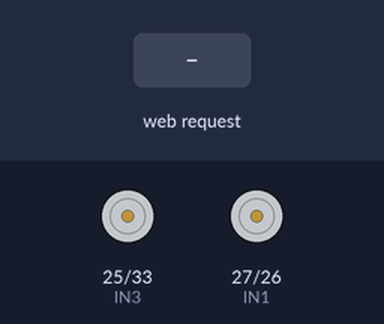
Recording of a sketch running on a simulated ESP32. Parts: motor-driver pin pairs drawn as motors (green arrow = first pin HIGH = forward, orange = second pin HIGH = backward, longer = more drive). The test bench sets the inputs (shaded band). WiFi joins after 1.5 s; servers stay silent unless stated; what the sketch prints to the serial monitor is not drawn.

Above: at 2.7 s.
2.8 s: HTTP request GET /backward received
At 3.7 s:
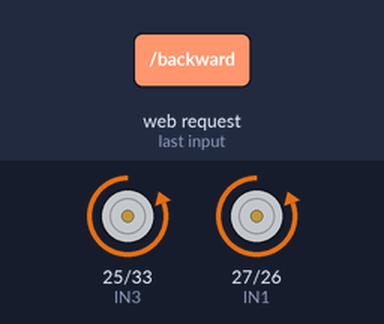
4.3 s: HTTP request GET /left received
At 4.9 s:
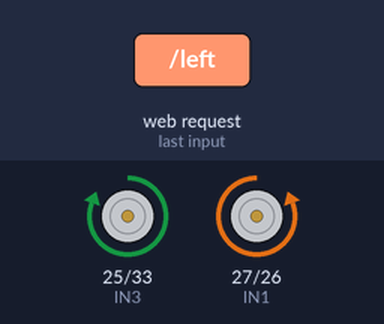
5.8 s: HTTP request GET /right received
At 7.2 s:
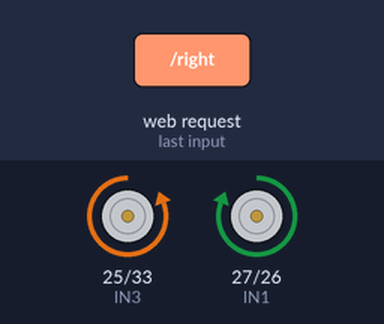
Timing chart, 0 to 8.8 s (numbered marks = the images above; inputs shaded):
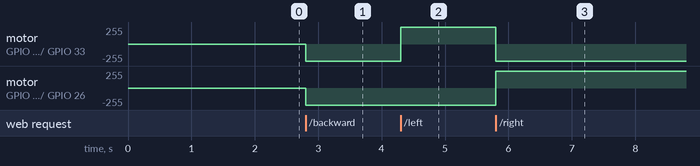

The sketch:

main.ino
```cpp
#include <WiFi.h>
#include <WebServer.h>

const char* ssid = "YOUR_HOTSPOT_NAME";
const char* password = "YOUR_PASSWORD";

WebServer server(80);

// Motor pins
#define IN1 27
#define IN2 26
#define IN3 25
#define IN4 33

bool b = false;
bool l = false;
bool r = false;

void stopMotor() {
  digitalWrite(IN1, LOW);
  digitalWrite(IN2, LOW);
  digitalWrite(IN3, LOW);
  digitalWrite(IN4, LOW);
}

void forward() {
  digitalWrite(IN1, HIGH);
  digitalWrite(IN2, LOW);
  digitalWrite(IN3, HIGH);
  digitalWrite(IN4, LOW);
}

void backward() {
  digitalWrite(IN1, LOW);
  digitalWrite(IN2, HIGH);
  digitalWrite(IN3, LOW);
  digitalWrite(IN4, HIGH);
}

void left() {
  digitalWrite(IN1, LOW);
  digitalWrite(IN2, HIGH);
  digitalWrite(IN3, HIGH);
  digitalWrite(IN4, LOW);
}

void right() {
  digitalWrite(IN1, HIGH);
  digitalWrite(IN2, LOW);
  digitalWrite(IN3, LOW);
  digitalWrite(IN4, HIGH);
}

// Web routes
void handleRoot() {
  server.send(200, "text/html", R"rawliteral(
<!DOCTYPE html>
<html>
<head>
<title>Robot Car</title>
<style>
body { width:100vw; height:100vh; }
button { width:100%; height:30%; margin:10px; font-size:20px; }
</style>
</head>
<body>
<h2>ESP32 Robot Control</h2>

<button onclick="fetch('/left')">Left</button><br>
<button onclick="fetch('/backward')">Backward</button><br>
<button onclick="fetch('/right')">Right</button><br>

</body>
</html>
)rawliteral");
}

void setup() {
  Serial.begin(115200);

  pinMode(IN1, OUTPUT);
  pinMode(IN2, OUTPUT);
  pinMode(IN3, OUTPUT);
  pinMode(IN4, OUTPUT);

  stopMotor();

  WiFi.begin(ssid, password);
  Serial.print("Connecting");

  while (WiFi.status() != WL_CONNECTED) {
    delay(500);
    Serial.print(".");
  }

  Serial.println("\nConnected!");
  Serial.println(WiFi.localIP());

  server.on("/", handleRoot);
  server.on("/backward", [](){ b = true; server.send(200, "text/plain", "OK"); });
  server.on("/left", [](){ l = true; server.send(200, "text/plain", "OK"); });
  server.on("/right", [](){ r = true; server.send(200, "text/plain", "OK"); });

  server.begin();
}

void loop() {
  b = false;
  r = false;
  l = false;

  server.handleClient();

  if (l && r){
    forward();
  } else if (l){
    left();
  } else if (r){
    right();
  }
  if(b && !(l&&r)) {
    backward();
  }
}
```

Measured:
- after the input at 2.8 s, motor on GPIO 25 (IN3) / GPIO 33 (IN4), motor on GPIO 27 (IN1) / GPIO 26 (IN2): stopped → backward 255/255 at once
- after the input at 4.3 s, motor on GPIO 25 (IN3) / GPIO 33 (IN4): backward 255/255 → forward 255/255 at once
- after the input at 5.8 s, motor on GPIO 25 (IN3) / GPIO 33 (IN4): forward 255/255 → backward 255/255 at once; motor on GPIO 27 (IN1) / GPIO 26 (IN2): backward 255/255 → forward 255/255 at once
